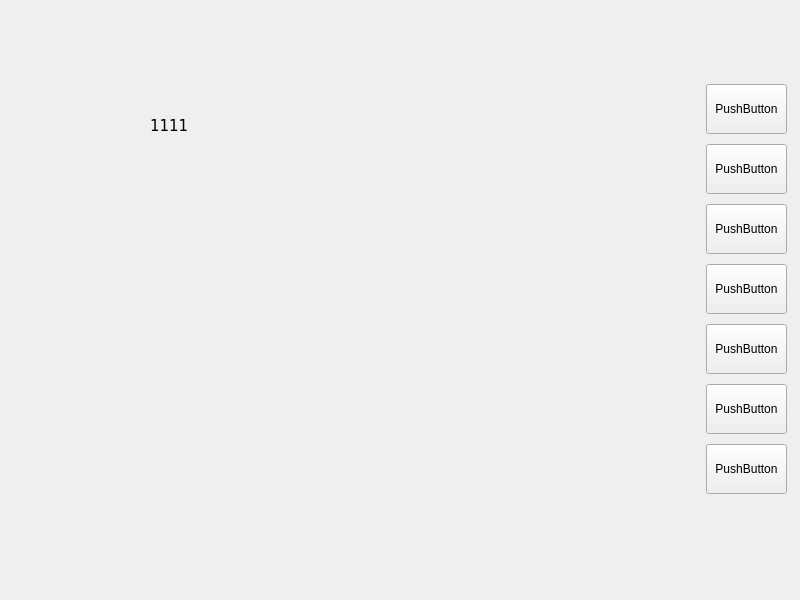
<?xml version="1.0" encoding="UTF-8"?>
<ui version="4.0">
 <class>MainWindow</class>
 <widget class="QMainWindow" name="MainWindow">
  <property name="geometry">
   <rect>
    <x>0</x>
    <y>0</y>
    <width>800</width>
    <height>600</height>
   </rect>
  </property>
  <property name="minimumSize">
   <size>
    <width>20</width>
    <height>20</height>
   </size>
  </property>
  <property name="windowTitle">
   <string>MainWindow</string>
  </property>
  <widget class="QWidget" name="centralwidget">
   <widget class="QWidget" name="horizontalLayoutWidget_2">
    <property name="geometry">
     <rect>
      <x>10</x>
      <y>9</y>
      <width>771</width>
      <height>51</height>
     </rect>
    </property>
    <layout class="QHBoxLayout" name="horizontalLayout_2">
     <item alignment="Qt::AlignHCenter|Qt::AlignVCenter">
      <widget class="QLabel" name="label_3">
       <property name="sizePolicy">
        <sizepolicy hsizetype="Expanding" vsizetype="Expanding">
         <horstretch>0</horstretch>
         <verstretch>0</verstretch>
        </sizepolicy>
       </property>
       <property name="minimumSize">
        <size>
         <width>100</width>
         <height>0</height>
        </size>
       </property>
       <property name="font">
        <font>
         <family>Verdana</family>
         <pointsize>11</pointsize>
        </font>
       </property>
       <property name="lineWidth">
        <number>10</number>
       </property>
       <property name="midLineWidth">
        <number>10</number>
       </property>
       <property name="text">
        <string/>
       </property>
       <property name="alignment">
        <set>Qt::AlignCenter</set>
       </property>
      </widget>
     </item>
     <item alignment="Qt::AlignHCenter|Qt::AlignVCenter">
      <widget class="QLabel" name="label_5">
       <property name="sizePolicy">
        <sizepolicy hsizetype="Expanding" vsizetype="Expanding">
         <horstretch>0</horstretch>
         <verstretch>0</verstretch>
        </sizepolicy>
       </property>
       <property name="minimumSize">
        <size>
         <width>100</width>
         <height>0</height>
        </size>
       </property>
       <property name="font">
        <font>
         <family>Verdana</family>
         <pointsize>11</pointsize>
        </font>
       </property>
       <property name="text">
        <string/>
       </property>
       <property name="alignment">
        <set>Qt::AlignCenter</set>
       </property>
      </widget>
     </item>
     <item>
      <widget class="QLabel" name="label_4">
       <property name="sizePolicy">
        <sizepolicy hsizetype="Fixed" vsizetype="Expanding">
         <horstretch>0</horstretch>
         <verstretch>0</verstretch>
        </sizepolicy>
       </property>
       <property name="minimumSize">
        <size>
         <width>50</width>
         <height>0</height>
        </size>
       </property>
       <property name="font">
        <font>
         <family>Verdana</family>
         <pointsize>11</pointsize>
        </font>
       </property>
       <property name="text">
        <string/>
       </property>
       <property name="pixmap">
        <pixmap resource="image/新建文本文档.qrc">:/警告2 (1).png</pixmap>
       </property>
       <property name="alignment">
        <set>Qt::AlignCenter</set>
       </property>
      </widget>
     </item>
     <item>
      <widget class="QLabel" name="label_2">
       <property name="sizePolicy">
        <sizepolicy hsizetype="Fixed" vsizetype="Expanding">
         <horstretch>0</horstretch>
         <verstretch>0</verstretch>
        </sizepolicy>
       </property>
       <property name="minimumSize">
        <size>
         <width>50</width>
         <height>0</height>
        </size>
       </property>
       <property name="font">
        <font>
         <family>Verdana</family>
         <pointsize>11</pointsize>
        </font>
       </property>
       <property name="text">
        <string/>
       </property>
       <property name="alignment">
        <set>Qt::AlignCenter</set>
       </property>
      </widget>
     </item>
     <item alignment="Qt::AlignRight|Qt::AlignVCenter">
      <widget class="QLabel" name="label">
       <property name="sizePolicy">
        <sizepolicy hsizetype="Fixed" vsizetype="Preferred">
         <horstretch>0</horstretch>
         <verstretch>0</verstretch>
        </sizepolicy>
       </property>
       <property name="minimumSize">
        <size>
         <width>300</width>
         <height>0</height>
        </size>
       </property>
       <property name="font">
        <font>
         <family>Verdana</family>
         <pointsize>11</pointsize>
        </font>
       </property>
       <property name="text">
        <string/>
       </property>
       <property name="alignment">
        <set>Qt::AlignRight|Qt::AlignTrailing|Qt::AlignVCenter</set>
       </property>
      </widget>
     </item>
    </layout>
   </widget>
   <widget class="QStackedWidget" name="stackedWidget">
    <property name="geometry">
     <rect>
      <x>30</x>
      <y>80</y>
      <width>621</width>
      <height>421</height>
     </rect>
    </property>
    <property name="lineWidth">
     <number>10</number>
    </property>
    <property name="currentIndex">
     <number>0</number>
    </property>
    <widget class="QWidget" name="page">
     <widget class="QLabel" name="label_6">
      <property name="geometry">
       <rect>
        <x>120</x>
        <y>20</y>
        <width>391</width>
        <height>51</height>
       </rect>
      </property>
      <property name="font">
       <font>
        <family>Verdana</family>
        <pointsize>11</pointsize>
       </font>
      </property>
      <property name="text">
       <string>1111</string>
      </property>
     </widget>
    </widget>
    <widget class="QWidget" name="page_2">
     <widget class="QLabel" name="label_7">
      <property name="geometry">
       <rect>
        <x>120</x>
        <y>30</y>
        <width>391</width>
        <height>51</height>
       </rect>
      </property>
      <property name="font">
       <font>
        <family>Verdana</family>
        <pointsize>11</pointsize>
       </font>
      </property>
      <property name="text">
       <string>222</string>
      </property>
     </widget>
    </widget>
    <widget class="QWidget" name="page_3">
     <widget class="QLabel" name="label_8">
      <property name="geometry">
       <rect>
        <x>120</x>
        <y>30</y>
        <width>391</width>
        <height>51</height>
       </rect>
      </property>
      <property name="font">
       <font>
        <family>Verdana</family>
        <pointsize>11</pointsize>
       </font>
      </property>
      <property name="text">
       <string>333</string>
      </property>
     </widget>
    </widget>
    <widget class="QWidget" name="page_4">
     <widget class="QLabel" name="label_9">
      <property name="geometry">
       <rect>
        <x>130</x>
        <y>30</y>
        <width>391</width>
        <height>51</height>
       </rect>
      </property>
      <property name="font">
       <font>
        <family>Verdana</family>
        <pointsize>11</pointsize>
       </font>
      </property>
      <property name="text">
       <string>444</string>
      </property>
     </widget>
    </widget>
    <widget class="QWidget" name="page_5">
     <widget class="QLabel" name="label_10">
      <property name="geometry">
       <rect>
        <x>130</x>
        <y>30</y>
        <width>391</width>
        <height>51</height>
       </rect>
      </property>
      <property name="font">
       <font>
        <family>Verdana</family>
        <pointsize>11</pointsize>
       </font>
      </property>
      <property name="text">
       <string>555</string>
      </property>
     </widget>
    </widget>
    <widget class="QWidget" name="page_6">
     <widget class="QLabel" name="label_11">
      <property name="geometry">
       <rect>
        <x>130</x>
        <y>30</y>
        <width>391</width>
        <height>51</height>
       </rect>
      </property>
      <property name="font">
       <font>
        <family>Verdana</family>
        <pointsize>11</pointsize>
       </font>
      </property>
      <property name="text">
       <string>666</string>
      </property>
     </widget>
    </widget>
    <widget class="QWidget" name="page_7">
     <widget class="QLabel" name="label_12">
      <property name="geometry">
       <rect>
        <x>120</x>
        <y>30</y>
        <width>391</width>
        <height>51</height>
       </rect>
      </property>
      <property name="font">
       <font>
        <family>Verdana</family>
        <pointsize>11</pointsize>
       </font>
      </property>
      <property name="text">
       <string>777</string>
      </property>
     </widget>
    </widget>
   </widget>
   <widget class="QWidget" name="verticalLayoutWidget">
    <property name="geometry">
     <rect>
      <x>706</x>
      <y>80</y>
      <width>81</width>
      <height>421</height>
     </rect>
    </property>
    <layout class="QVBoxLayout" name="verticalLayout">
     <item>
      <widget class="QPushButton" name="pushButton_2">
       <property name="minimumSize">
        <size>
         <width>0</width>
         <height>50</height>
        </size>
       </property>
       <property name="text">
        <string>PushButton</string>
       </property>
      </widget>
     </item>
     <item>
      <widget class="QPushButton" name="pushButton_3">
       <property name="minimumSize">
        <size>
         <width>0</width>
         <height>50</height>
        </size>
       </property>
       <property name="text">
        <string>PushButton</string>
       </property>
      </widget>
     </item>
     <item>
      <widget class="QPushButton" name="pushButton_7">
       <property name="minimumSize">
        <size>
         <width>0</width>
         <height>50</height>
        </size>
       </property>
       <property name="text">
        <string>PushButton</string>
       </property>
      </widget>
     </item>
     <item>
      <widget class="QPushButton" name="pushButton_6">
       <property name="minimumSize">
        <size>
         <width>0</width>
         <height>50</height>
        </size>
       </property>
       <property name="text">
        <string>PushButton</string>
       </property>
      </widget>
     </item>
     <item>
      <widget class="QPushButton" name="pushButton_5">
       <property name="minimumSize">
        <size>
         <width>0</width>
         <height>50</height>
        </size>
       </property>
       <property name="text">
        <string>PushButton</string>
       </property>
      </widget>
     </item>
     <item>
      <widget class="QPushButton" name="pushButton_4">
       <property name="minimumSize">
        <size>
         <width>0</width>
         <height>50</height>
        </size>
       </property>
       <property name="text">
        <string>PushButton</string>
       </property>
      </widget>
     </item>
     <item>
      <widget class="QPushButton" name="pushButton">
       <property name="minimumSize">
        <size>
         <width>0</width>
         <height>50</height>
        </size>
       </property>
       <property name="text">
        <string>PushButton</string>
       </property>
      </widget>
     </item>
    </layout>
   </widget>
   <widget class="QWidget" name="horizontalLayoutWidget">
    <property name="geometry">
     <rect>
      <x>10</x>
      <y>550</y>
      <width>781</width>
      <height>41</height>
     </rect>
    </property>
    <layout class="QHBoxLayout" name="horizontalLayout"/>
   </widget>
  </widget>
 </widget>
 <resources>
  <include location="image/新建文本文档.qrc"/>
  <include location="C:/Users/wrc/.designer/backup/image/新建文本文档.qrc"/>
 </resources>
 <connections>
  <connection>
   <sender>pushButton</sender>
   <signal>clicked()</signal>
   <receiver>stackedWidget</receiver>
   <slot>show()</slot>
   <hints>
    <hint type="sourcelabel">
     <x>746</x>
     <y>469</y>
    </hint>
    <hint type="destinationlabel">
     <x>340</x>
     <y>290</y>
    </hint>
   </hints>
  </connection>
 </connections>
</ui>
